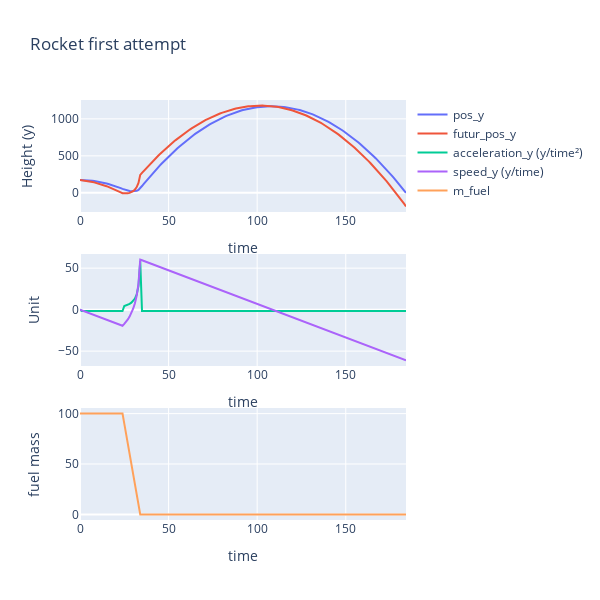

The cell this chart's notebook holds for it:
### Code cell
plotly_trajectory(df_traj)

### Figure 1 — Plotly figure (JSON) as saved in the notebook; plotly's stock layout.template omitted (floating-point values rounded to 4 significant figures; data arrays with more than 128 entries replaced by an {"elided": "..."} marker saying what was removed)
{"data": [{"name": "pos_y", "type": "scatter", "x": {"elided": "185 int values"}, "xaxis": "x", "y": {"elided": "185 float values"}, "yaxis": "y"}, {"name": "futur_pos_y", "type": "scatter", "x": {"elided": "185 int values"}, "xaxis": "x", "y": {"elided": "185 float values"}, "yaxis": "y"}, {"name": "acceleration_y (y/time²)", "type": "scatter", "x": {"elided": "185 int values"}, "xaxis": "x2", "y": {"elided": "185 float values"}, "yaxis": "y2"}, {"name": "speed_y (y/time)", "type": "scatter", "x": {"elided": "185 int values"}, "xaxis": "x2", "y": {"elided": "185 float values"}, "yaxis": "y2"}, {"name": "m_fuel", "type": "scatter", "x": {"elided": "185 int values"}, "xaxis": "x3", "y": {"elided": "185 int values"}, "yaxis": "y3"}], "layout": {"height": 600, "title": {"text": "Rocket first attempt"}, "width": 600, "xaxis": {"anchor": "y", "domain": [0, 1], "title": {"text": "time"}}, "xaxis2": {"anchor": "y2", "domain": [0, 1], "title": {"text": "time"}}, "xaxis3": {"anchor": "y3", "domain": [0, 1], "title": {"text": "time"}}, "yaxis": {"anchor": "x", "domain": [0.7333, 1], "title": {"text": "Height (y)"}}, "yaxis2": {"anchor": "x2", "domain": [0.3667, 0.6333], "title": {"text": "Unit"}}, "yaxis3": {"anchor": "x3", "domain": [0, 0.2667], "title": {"text": "fuel mass"}}}}
